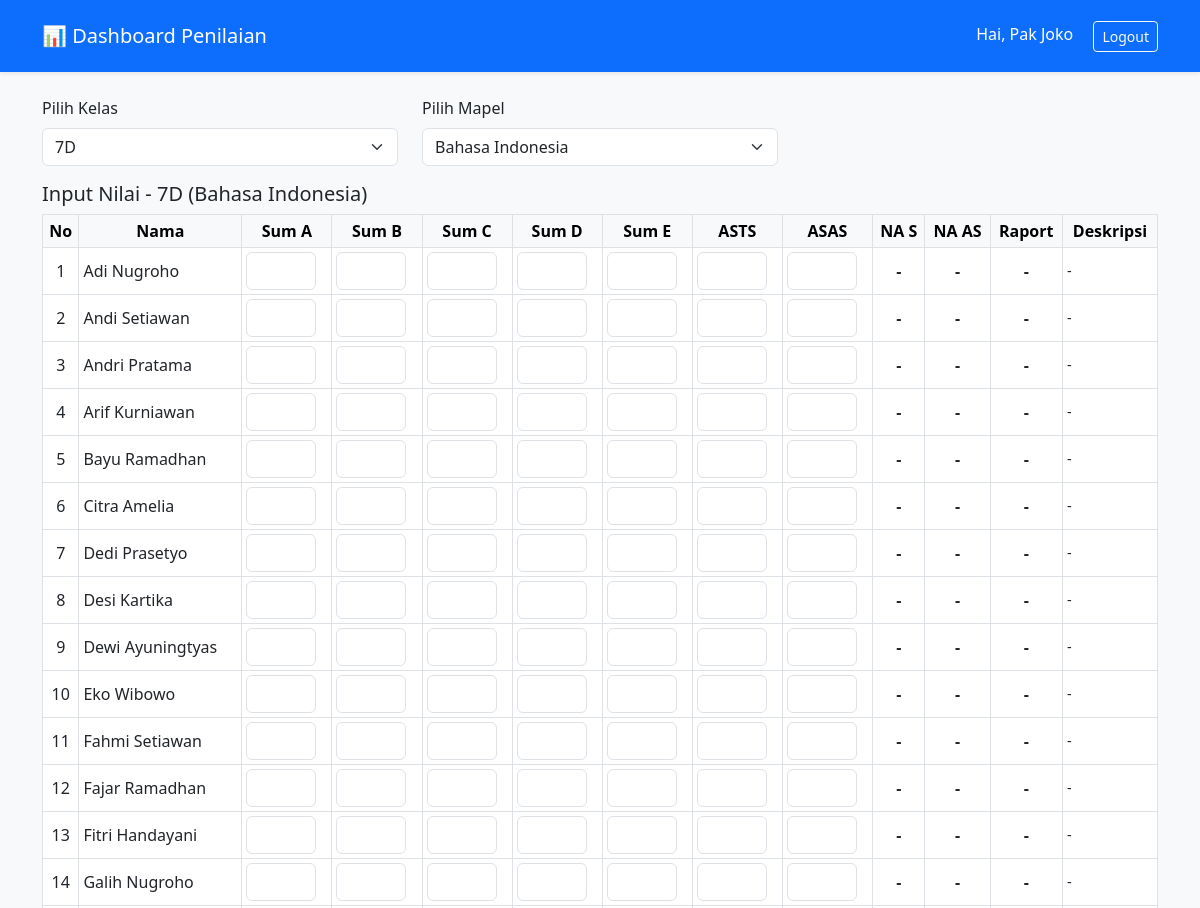
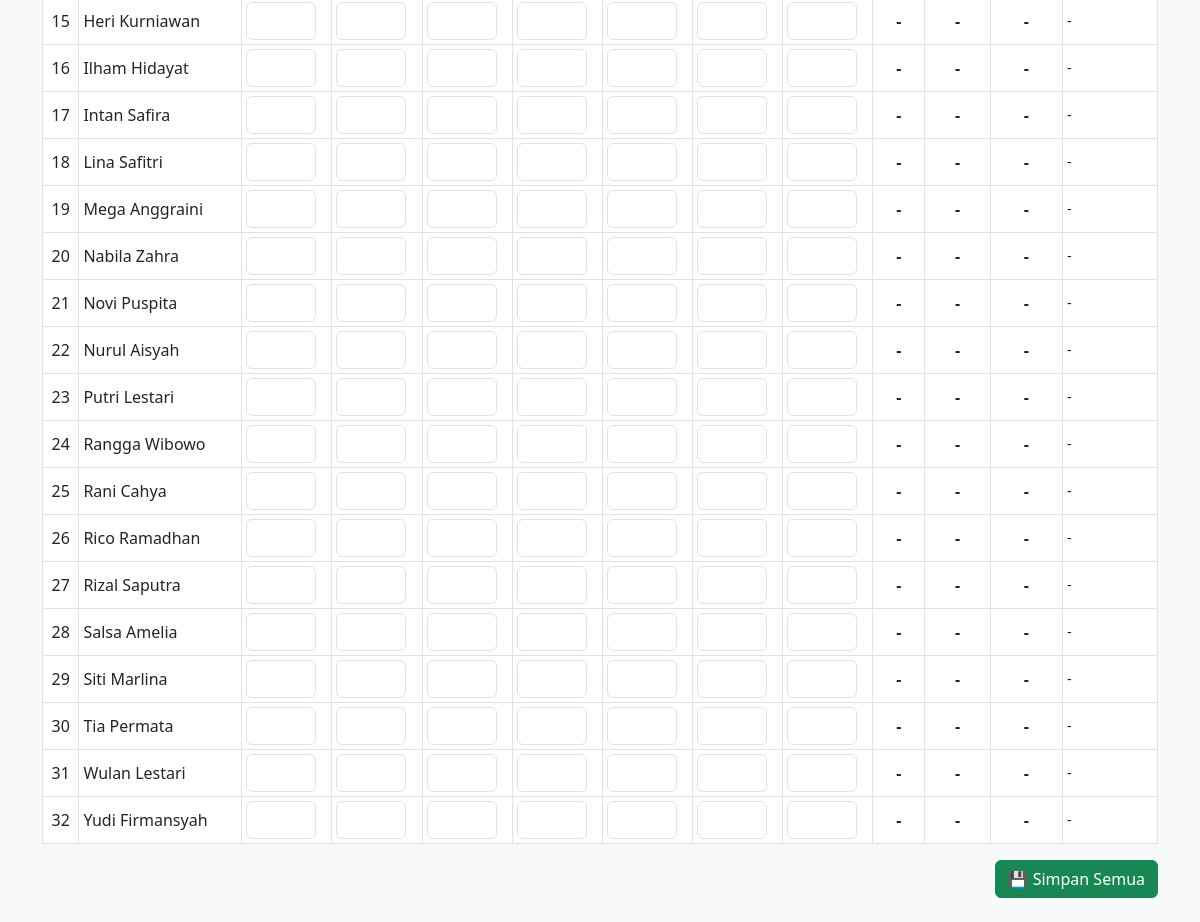
Page /direct-disclosure.page.gd/htdocs/index.php?class_id=7 (signed in) on the committed database (2 pictures, top to bottom).
### tables this page shows
CREATE TABLE `classes` (
  `id` int(11) NOT NULL,
  `name` varchar(50) NOT NULL,
  `teacher_id` int(11) DEFAULT NULL
);

CREATE TABLE `mapel` (
  `id` int(11) NOT NULL,
  `nama_mapel` varchar(100) NOT NULL
);

CREATE TABLE `students` (
  `id` int(11) NOT NULL,
  `name` varchar(100) NOT NULL,
  `class_id` int(11) DEFAULT NULL
);

### direct-disclosure.page.gd/htdocs/index.php (the view, shortened to what this page needs)
<?php
require 'config.php';
$stmt = $pdo->query("SELECT * FROM classes ORDER BY name ASC");
$classes = $stmt->fetchAll(PDO::FETCH_ASSOC);
$stmt = $pdo->query("SELECT * FROM mapel ORDER BY nama_mapel ASC");
$mapels = $stmt->fetchAll(PDO::FETCH_ASSOC);
$default_class = null;
foreach($classes as $c){
    if (strtoupper($c['name']) === "7A") {
        $default_class = $c;
        break;
    }
}
$selected_class_id = intval($_GET['class_id'] ?? $default_class['id']);
$selected_mapel_id = intval($_GET['mapel_id'] ?? 0);
if (!$selected_mapel_id && count($mapels)) $selected_mapel_id = $mapels[0]['id'];
$selected_mapel_name = "";
foreach($mapels as $m){
    if ($m['id'] == $selected_mapel_id) {
        $selected_mapel_name = $m['nama_mapel'];
        break;
    }
}
$stmt = $pdo->prepare("SELECT * FROM classes WHERE id = ?");
$stmt->execute([$selected_class_id]);
$class = $stmt->fetch(PDO::FETCH_ASSOC);
$stmt = $pdo->prepare("SELECT * FROM students WHERE class_id = ? ORDER BY name ASC");
$stmt->execute([$class['id']]);
$students = $stmt->fetchAll(PDO::FETCH_ASSOC);
$scores_stmt = $pdo->prepare("SELECT * FROM scores WHERE student_id = ? AND mapel_id = ?");
?>
<!doctype html>
<html>
<head>
  <link href="https://cdn.jsdelivr.net/npm/bootstrap@5.3.0/dist/css/bootstrap.min.css" rel="stylesheet">
</head>
<body class="bg-light">
<nav class="navbar navbar-dark bg-primary shadow-sm py-3">
  <div class="container">
    <span class="navbar-brand">📊 Dashboard Penilaian</span>
    <div>
      <span class="me-3 text-white">Hai, <?=htmlspecialchars($_SESSION['teacher_name'])?></span>
      <a href="logout.php" class="btn btn-outline-light btn-sm">Logout</a>
    </div>
  </div>
</nav>
<div class="container py-4">
  <form method="get" class="row mb-3">
    <div class="col-md-4">
      <label class="form-label">Pilih Kelas</label>
      <select name="class_id" class="form-select" onchange="this.form.submit()">
        <?php foreach($classes as $c): ?>
          <option value="<?=$c['id']?>" <?=$c['id']==$selected_class_id?"selected":""?>><?=$c['name']?></option>
        <?php endforeach; ?>
      </select>
    </div>
    <div class="col-md-4">
      <label class="form-label">Pilih Mapel</label>
      <select name="mapel_id" class="form-select" onchange="this.form.submit()">
        <?php foreach($mapels as $m): ?>
          <option value="<?=$m['id']?>" <?=$m['id']==$selected_mapel_id?"selected":""?>><?=$m['nama_mapel']?></option>
        <?php endforeach; ?>
      </select>
    </div>
  </form>
  <h5>Input Nilai - <?=$class['name']?> (<?=$selected_mapel_name?>)</h5>
  <form id="allScoresForm">
    <table class="table table-bordered table-sm bg-white">
      <thead class="table-light">
        <tr>
          <th>No</th><th>Nama</th>
          <th>Sum A</th><th>Sum B</th><th>Sum C</th><th>Sum D</th><th>Sum E</th>
          <th>ASTS</th><th>ASAS</th>
          <th>NA S</th><th>NA AS</th><th>Raport</th>
          <th>Deskripsi</th>
        </tr>
      </thead>
      <tbody>
        <?php $i=1; foreach($students as $s):
          $scores_stmt->execute([$s['id'], $selected_mapel_id]);
          $sc = $scores_stmt->fetch(PDO::FETCH_ASSOC);
        ?>
        <tr data-student="<?=$s['id']?>">
          <td><?=$i++?></td>
          <td class="text-start"><?=htmlspecialchars($s['name'])?></td>
          <?php for($k=1;$k<=5;$k++):
            $col = "sumatif_".chr(96+$k);
          ?>
          <td><input type="number" class="form-control score-input" name="<?=$col?>[<?=$s['id']?>]" value="<?=htmlspecialchars($sc[$col] ?? '')?>"></td>
          <?php endfor; ?>
          <td><input type="number" class="form-control score-input" name="asts[<?=$s['id']?>]" value="<?=htmlspecialchars($sc['asts'] ?? '')?>"></td>
          <td><input type="number" class="form-control score-input" name="asas[<?=$s['id']?>]" value="<?=htmlspecialchars($sc['asas'] ?? '')?>"></td>
          <td class="auto-cell na-s">-</td>
          <td class="auto-cell na-as">-</td>
          <td class="auto-cell raport">-</td>
          <td class="desc-cell">-</td>
        </tr>
        <?php endforeach; ?>
      </tbody>
    </table>
    <div class="text-end">
      <button type="button" id="saveAllBtn" class="btn btn-success">💾 Simpan Semua</button>
    </div>
  </form>
</div>
</body>
</html>

### direct-disclosure.page.gd/htdocs/index.php (style rules this page uses)
table th, table td { text-align:center; vertical-align:middle; }
.score-input { width:70px; }
.auto-cell { font-weight:600; color:#0d6efd; }
.desc-cell { text-align:left; font-size:0.9rem; }

### rows in the picture
classes: name "7D"
mapel: nama_mapel "Bahasa Indonesia"
students: name "Adi Nugroho"
students: name "Andi Setiawan"
students: name "Andri Pratama"
students: name "Arif Kurniawan"
students: name "Bayu Ramadhan"
students: name "Citra Amelia"
students: name "Dedi Prasetyo"
students: name "Desi Kartika"
students: name "Dewi Ayuningtyas"
students: name "Eko Wibowo"
students: name "Fahmi Setiawan"
students: name "Fajar Ramadhan"
students: name "Fitri Handayani"
students: name "Galih Nugroho"
students: name "Heri Kurniawan"
students: name "Ilham Hidayat"
students: name "Intan Safira"
students: name "Lina Safitri"
students: name "Mega Anggraini"
students: name "Nabila Zahra"
students: name "Novi Puspita"
students: name "Nurul Aisyah"
students: name "Putri Lestari"
students: name "Rangga Wibowo"
students: name "Rani Cahya"
students: name "Rico Ramadhan"
students: name "Rizal Saputra"
students: name "Salsa Amelia"
students: name "Siti Marlina"
students: name "Tia Permata"
students: name "Wulan Lestari"
students: name "Yudi Firmansyah"

### other values in the picture
$_SESSION['teacher_name'] "Pak Joko"
form field class_id "7D"
form field mapel_id "Bahasa Indonesia"
